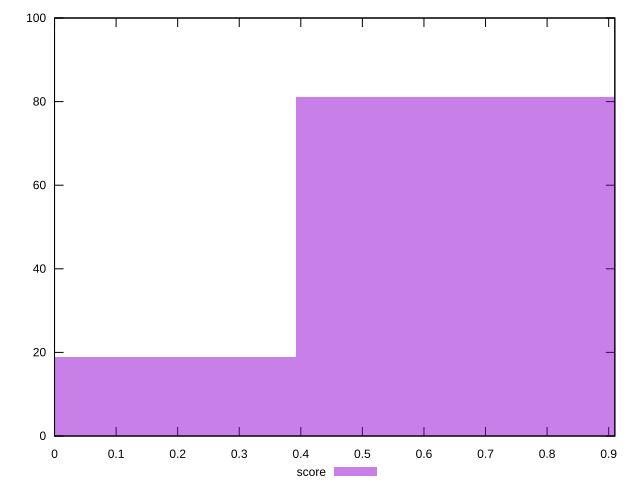

Here is the gnuplot script that generated this plot:
reset

$score <<EOF
0.7847537814220034 81
0 19
EOF

set key outside below
set boxwidth 0.7847537814220034
set xrange [0:0.91]
set yrange [0:100]
set trange [0:100]
set style fill transparent solid 0.5 noborder
set terminal svg size 640, 490 enhanced background rgb 'white'
set output "reports/report_00028_2021-02-24T12-49-42.674Z/cumulative-layout-shift/samples/astro/score/histogram.svg"

plot $score title "score" with boxes

reset
